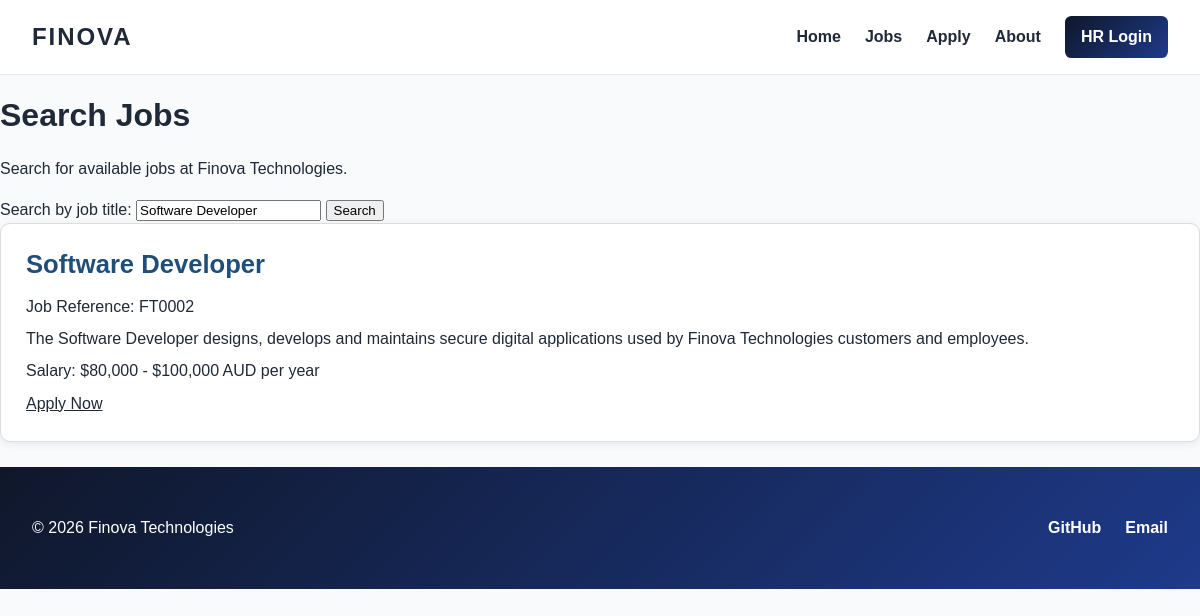
The app's page /search.php?keyword=Software Developer with its own data.
### tables this page shows
CREATE TABLE `jobs` (
  `job_reference` char(6) NOT NULL,
  `title` varchar(100) NOT NULL,
  `description` text NOT NULL,
  `salary_min` decimal(10,2) NOT NULL,
  `salary_max` decimal(10,2) NOT NULL,
  `salary_currency` char(3) NOT NULL DEFAULT 'AUD',
  `salary_period` varchar(20) NOT NULL DEFAULT 'year',
  `reports_to` varchar(100) NOT NULL,
  `display_order` smallint(5) UNSIGNED NOT NULL
);

### search.php (the view, shortened to what this page needs)
<?php
require_once __DIR__ . '/settings.php';
$conn = mysqli_connect($host, $user, $pwd, $sql_db);
include __DIR__ . '/header.inc';
include __DIR__ . '/nav.inc';
?>
<h1>Search Jobs</h1>
<p>Search for available jobs at Finova Technologies.</p>
<form action="search.php" method="get">
    <label for="keyword">Search by job title:</label>
    <input type="text"
           id="keyword"
           name="keyword"
           placeholder="e.g Data Analyst"
           value="<?php echo htmlspecialchars($_GET['keyword'] ?? ''); ?>">
    <button type="submit">Search</button>
</form>
<?php
if (isset($_GET['keyword'])) {
    $keyword = trim($_GET['keyword']);
    if ($keyword === '') {
        echo "<p>Please enter a keyword to search for jobs.</p>";
    } else {
    $sql = "SELECT * FROM jobs
        WHERE title LIKE ? OR description LIKE ?
        ORDER BY display_order";
$stmt = mysqli_prepare($conn, $sql);
$searchTerm = "%" . $keyword . "%";
mysqli_stmt_bind_param($stmt, "ss", $searchTerm, $searchTerm);
mysqli_stmt_execute($stmt);
$result = mysqli_stmt_get_result($stmt);
if (mysqli_num_rows($result) > 0) {
    while ($job = mysqli_fetch_assoc($result)) {
    echo "<section class='job'>";
    echo "<h2>" . htmlspecialchars($job['title']) . "</h2>";
    echo "<p>Job Reference: "
        . htmlspecialchars($job['job_reference']) . "</p>";
    echo "<p>" . htmlspecialchars($job['description']) . "</p>";
    echo "<p>Salary: $"
        . number_format($job['salary_min'])
        . " - $"
        . number_format($job['salary_max'])
        . " AUD per year</p>";
    echo "<a href='apply.php?job_ref="
    . urlencode($job['job_reference'])
    . "'>Apply Now</a>";
    echo "</section>";
    }
} else {
    echo "<p>No matching jobs found.</p>";
}
}
}
include __DIR__ . '/footer.inc';
?>

### styles/styles.css (style rules this page uses)
* { box-sizing: border-box; }
body { margin: 0; font-family: Arial, Helvetica, sans-serif; line-height: 1.6; color: #1f2937; background-color: #f8fafc; }
a { color: inherit; }
h1, h2, h3 { line-height: 1.2; }
.job { margin: 0 0 25px; padding: 25px; background-color: #ffffff; border: 1px solid #dddddd; border-radius: 10px; box-shadow: 0 2px 8px rgba(0, 0, 0, 0.08); }
.job h2 { color: #1f4e79; font-size: 1.6rem; margin-top: 0; margin-bottom: 15px; }
.job p { line-height: 1.5; margin: 8px 0; }

### records on screen
jobs: title "Software Developer", job_reference "FT0002", description "The Software Developer designs, develops and maintains secure digital applications used by Finova Technologies customers and employees.", salary_min "80,000", salary_max "100,000"
